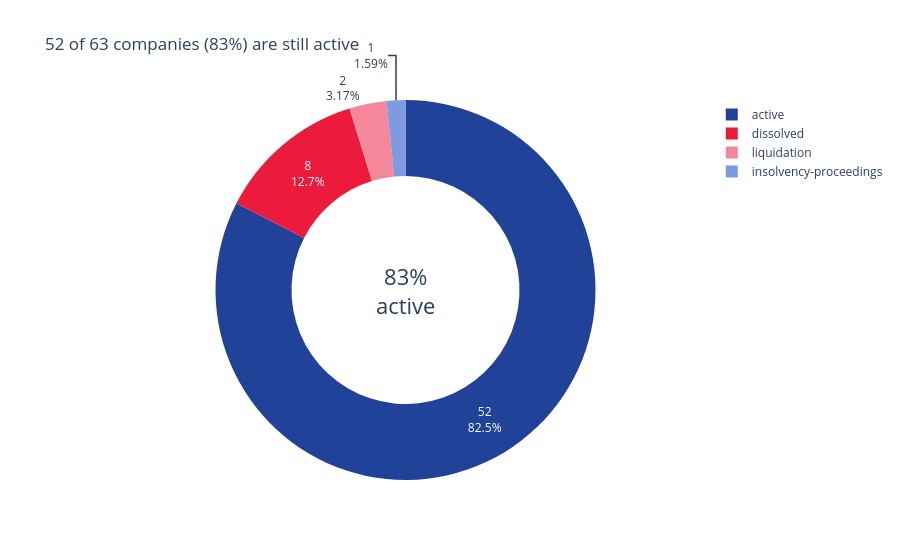

Write notebook code for a chart like this one.
### Markdown cell above
I charted the same counts as a donut, with each status in its own colour.

### Code cell
# Set a colour for each status
status_colours = {
    "active": BDO_BLUE,
    "dissolved": BDO_RED,
    "liquidation": RED_LIGHT,
    "insolvency-proceedings": BLUE_LIGHT,
}

# Share of companies that are active, shown in the centre of the donut
active_percent = status_counts["active"] / status_counts.sum() * 100

# hole=0.6 cuts out the middle 60% of the pie, which makes it a donut
# color_discrete_map gives each status its colour from status_colours
fig = px.pie(names=status_counts.index, values=status_counts.values, hole=0.6,
             color=status_counts.index, color_discrete_map=status_colours,
             title=f"{status_counts['active']} of {status_counts.sum()} companies ({active_percent:.0f}%) are still active")

# Keep the slices in order (largest first), draw them clockwise, and show each slice's count and percentage
fig.update_traces(sort=False, direction="clockwise", textinfo="value+percent")

# Show the active percentage in the centre; <br> starts a new line in plotly text
fig.add_annotation(text=f"{active_percent:.0f}%<br>active", showarrow=False, font_size=22)
fig.show()

### Figure 1 — Plotly figure (JSON) as saved in the notebook; plotly's stock layout.template omitted (floating-point values rounded to 4 significant figures)
{"data": [{"customdata": [["active"], ["dissolved"], ["liquidation"], ["insolvency-proceedings"]], "direction": "clockwise", "domain": {"x": [0, 1], "y": [0, 1]}, "hole": 0.6, "hovertemplate": "label=%{label}<br>value=%{value}<br>color=%{customdata[0]}<extra></extra>", "labels": ["active", "dissolved", "liquidation", "insolvency-proceedings"], "legendgroup": "", "marker": {"colors": ["#204399", "#ec1b3c", "#F4889A", "#7D9BE0"]}, "name": "", "showlegend": true, "sort": false, "textinfo": "value+percent", "type": "pie", "values": [52, 8, 2, 1]}], "layout": {"annotations": [{"font": {"size": 22}, "showarrow": false, "text": "83%<br>active"}], "legend": {"tracegroupgap": 0}, "title": {"text": "52 of 63 companies (83%) are still active"}}}
